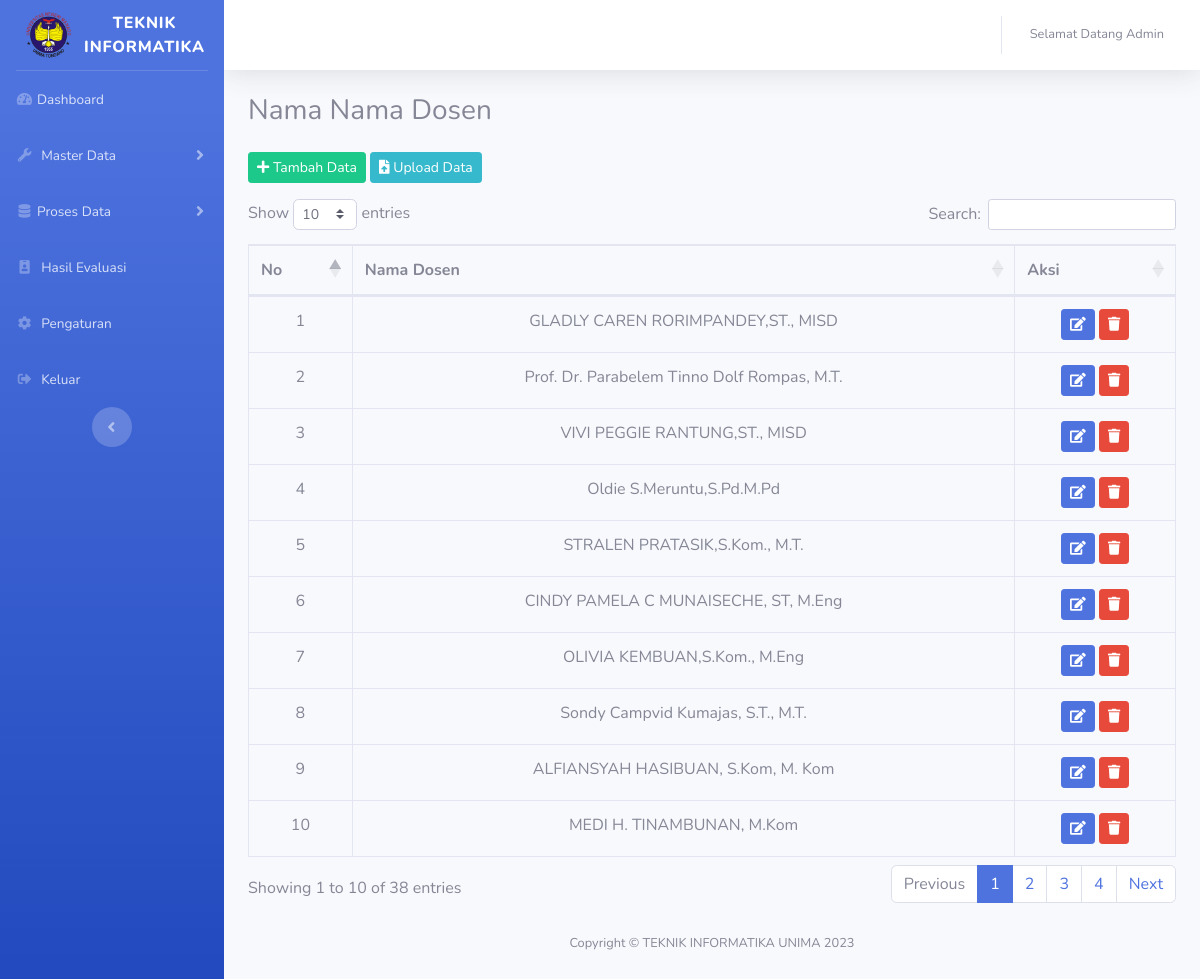
/index.php/admin/dosen, run on the app's committed database.
### tables this page shows
CREATE TABLE `nama_dosen` (
  `id_dosen` int(11) NOT NULL,
  `nama` varchar(50) NOT NULL
);

### application/controllers/admin/Dosen.php (called while the page is built, shortened)
  <?php
class dosen extends CI_Controller
{
	public function index ()
{
	$data['eval'] = $this->db->query('SELECT * FROM  evaluasi');
		$data['clean'] = $this->db->query('SELECT * FROM  cleaning');
		$data['stop'] = $this->db->query('SELECT * FROM  stopword');
		$data['stem'] = $this->db->query('SELECT * FROM  stemming');
		$data['label'] = $this->db->query('SELECT sentiment FROM  stemming');
		$data['train'] = $this->db->query('SELECT * FROM  data_training');
		$data['tfidf'] = $this->db->query('SELECT tfidf FROM  data_training');
	$data['title'] = "Nama Nama Dosen";
	$data['dosen'] = $this->LppmModel->get_data('nama_dosen')->result();
	$this->load->view('templates_admin/header', $data);
	$this->load->view('templates_admin/sidebar');
	$this->load->view('admin/dosen', $data);
	$this->load->view('templates_admin/footer');
}
}
?>

### index.php (called while the page is built, shortened)
<?php
require_once BASEPATH.'core/CodeIgniter.php';

### application/models/LppmModel.php (called while the page is built, shortened)
<?php
class LppmModel extends CI_Model {
	public function get_data($table) {
		return $this->db->get($table);
	}
}
?>

### application/views/admin/dosen.php (the view, shortened to what this page needs)
<div class="container-fluid">
<div class="d-sm-flex align-items-center justify-content-between mb-4">
<h1 class="h3 mb-0 text-grey-800"> <?php echo $title ?> </h1>
</div>
<a class="btn btn-sm btn-success mb-3" href="<?php echo base_url('admin/Dosen/tambah_data')?>"> <i class="fas fa-plus"></i> Tambah Data</a>
<a class="btn btn-sm btn-info mb-3" href="#" class="btn btn-sm btn-info" data-toggle="modal" data-target="#uploadModal">
    <i class="fas fa-file-upload"></i> Upload Data
</a>
<div class="table-responsive">
<table  id="data-tabel" class="table table-bordered mt-2" width="100%" >
<thead>
<tr class="text-center" >
<th>No</th>
<th>Nama Dosen</th>
<th>Aksi</th>
</tr>
</thead>
<tbody>
<?php $no=1; foreach($dosen as $b) : ?>
<tr>
<td class="text-center"> <?php  echo $no++ ?> </td>
<td class="text-center"> <?php echo $b->nama ?></td>
<td>
<center>
     <a class="btn btn-sm btn-primary" href="<?php echo base_url('admin/Dosen/update_data/'.$b->id_dosen)?>"> <i class="fas fa-edit"></i></a>
      <a onclick="return confirm ('Apakah Anda yakin menghapus ini?')" class="btn btn-sm btn-danger" href="<?php echo base_url('admin/dosen/delete_data/'.$b->id_dosen)?>"> <i class="fas fa-trash"></i></a>
</center>
</td>
</tr>
<?php endforeach; ?>
</tbody>
</table>
</div>
</div>

### data on the page
nama_dosen: nama "GLADLY CAREN RORIMPANDEY,ST., MISD"
nama_dosen: nama "Prof. Dr. Parabelem Tinno Dolf Rompas, M.T."
nama_dosen: nama "VIVI PEGGIE RANTUNG,ST., MISD"
nama_dosen: nama "Oldie S.Meruntu,S.Pd.M.Pd"
nama_dosen: nama "STRALEN PRATASIK,S.Kom., M.T."
nama_dosen: nama "CINDY PAMELA C MUNAISECHE, ST, M.Eng"
nama_dosen: nama "OLIVIA KEMBUAN,S.Kom., M.Eng"
nama_dosen: nama "Sondy Campvid Kumajas, S.T., M.T."
nama_dosen: nama "ALFIANSYAH HASIBUAN, S.Kom, M. Kom"
nama_dosen: nama "MEDI H. TINAMBUNAN, M.Kom"

### other printed values
$title "Nama Nama Dosen"
